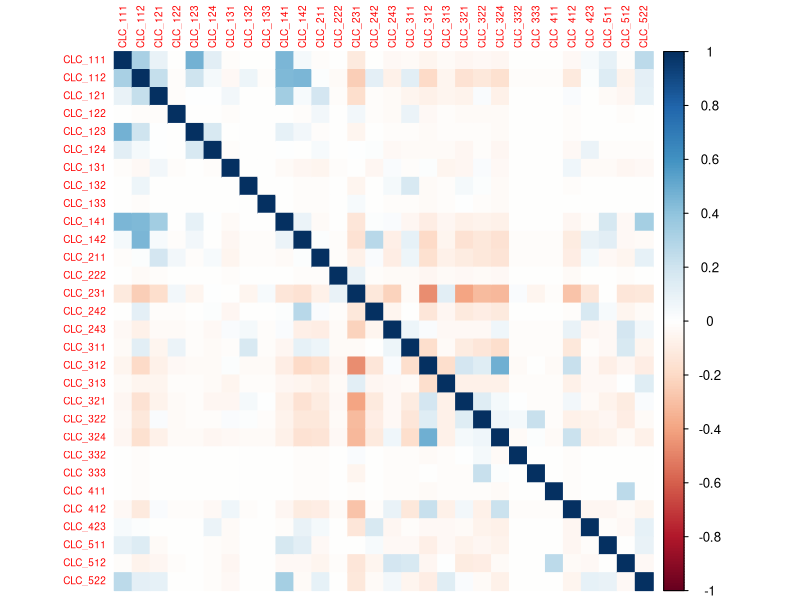
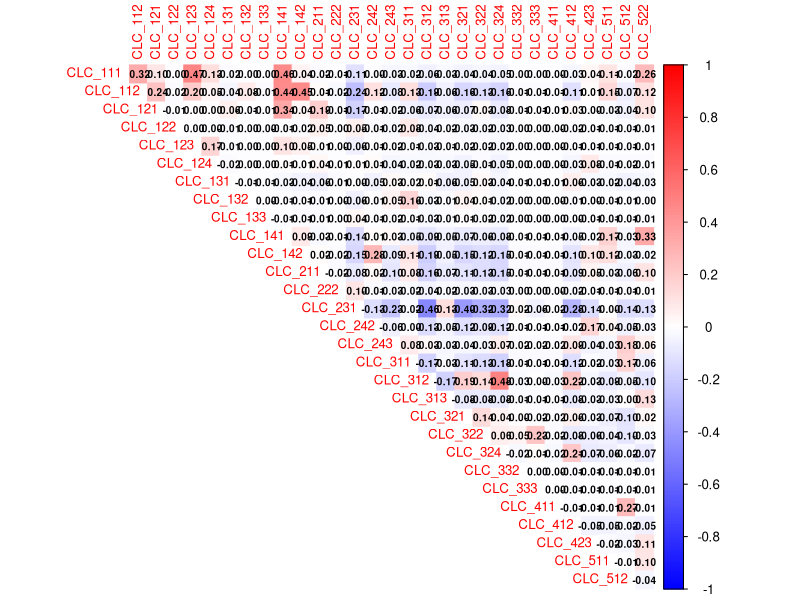
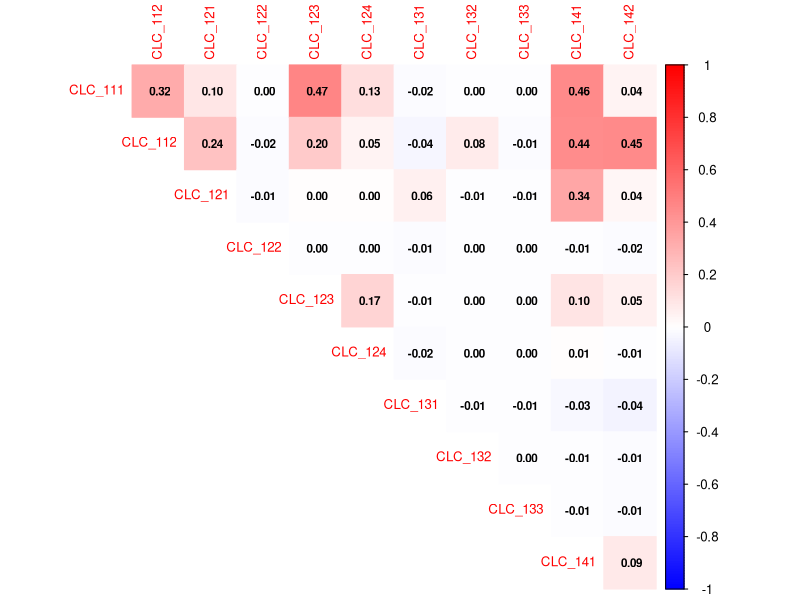
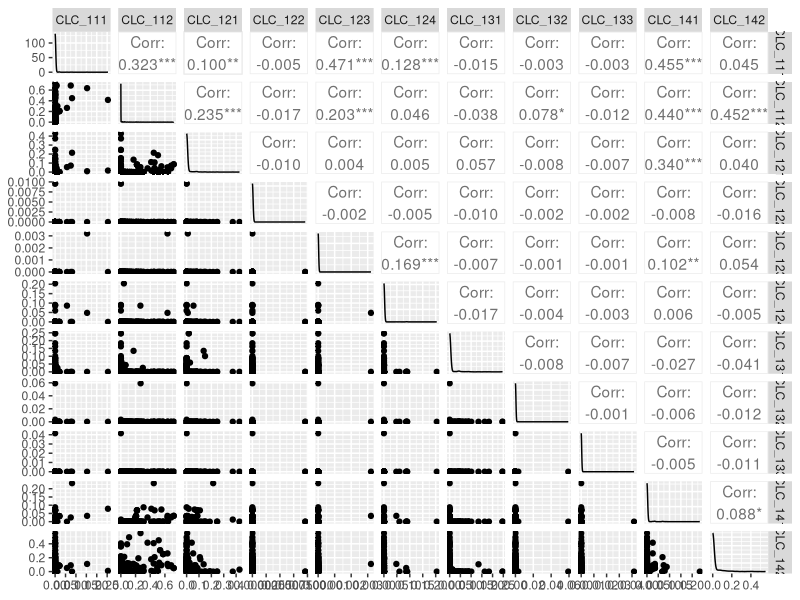
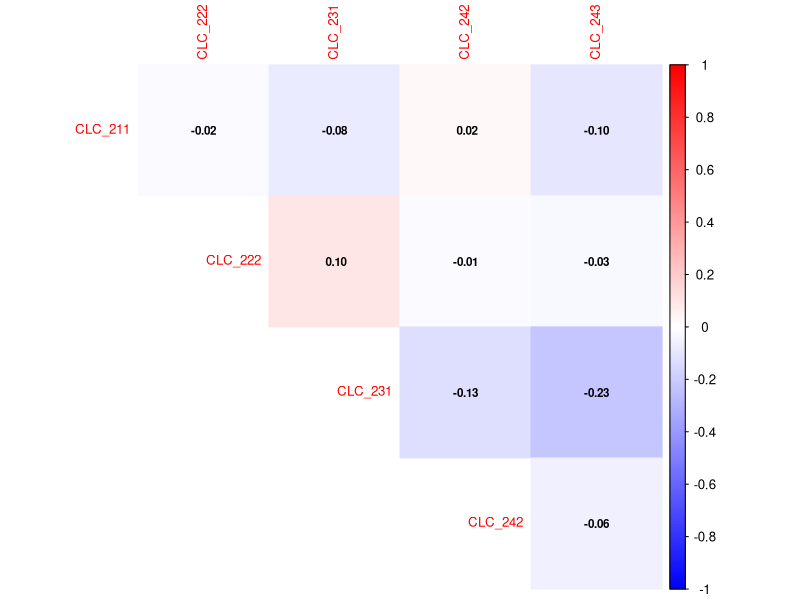
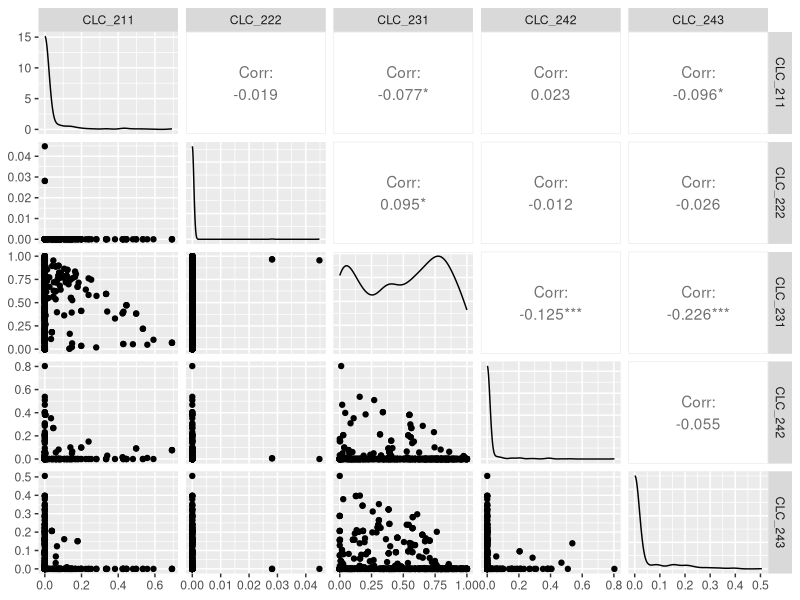
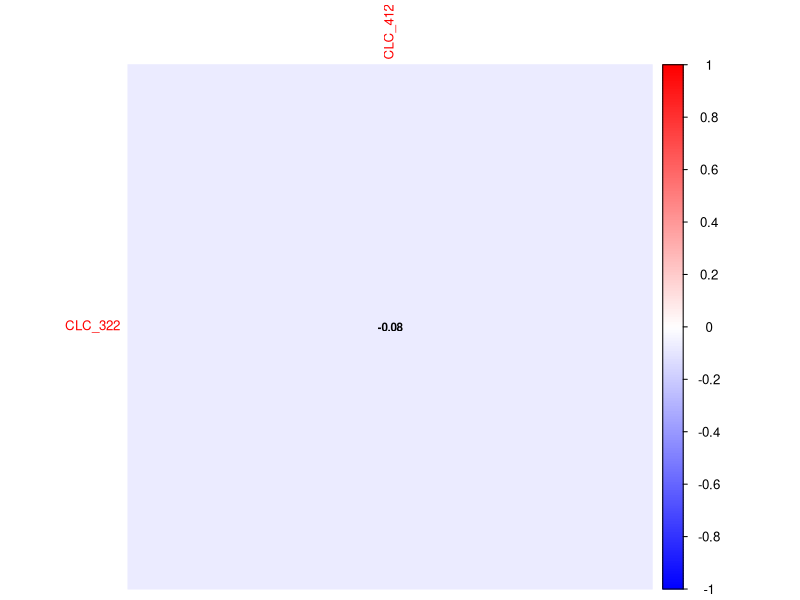
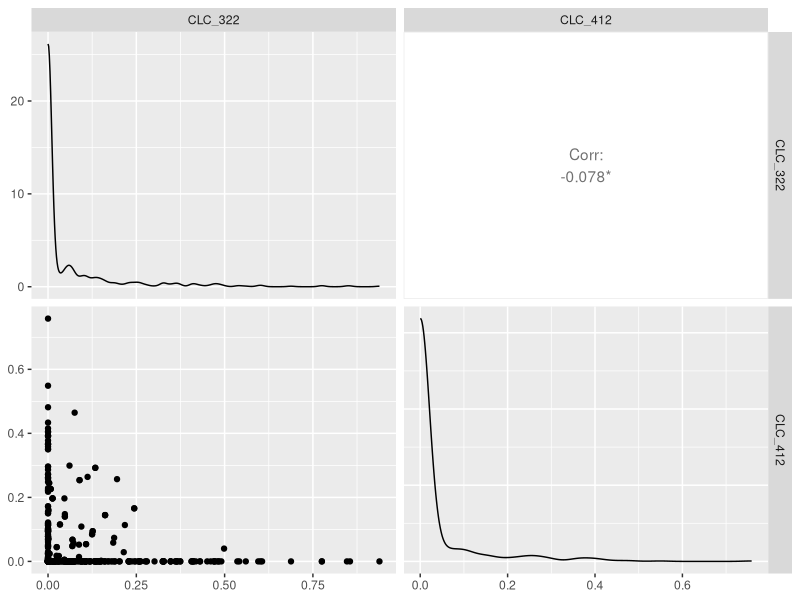

Recreate these plots in R, in order. (Note: this script raises an error after producing the figures.)
siteCovs5km  <- read.csv("1.data/1.2.processed/lcm_df_5km_buffer_3035.csv")
colnames(siteCovs5km)
siteCovs <- siteCovs5km

library(GGally)
library(corrplot)

# List of your CLC variable names
clc_vars <- c("CLC_111", "CLC_112", "CLC_121", "CLC_122", "CLC_123", "CLC_124", 
              "CLC_131", "CLC_132", "CLC_133", "CLC_141", "CLC_142", "CLC_211", 
              "CLC_222", "CLC_231", "CLC_242", "CLC_243", "CLC_311", "CLC_312", 
              "CLC_313", "CLC_321", "CLC_322", "CLC_324", "CLC_332", "CLC_333", 
              "CLC_411", "CLC_412", "CLC_423", "CLC_511", "CLC_512", "CLC_522")
names(clc_vars)
# Subset the data frame to include only these variables
clc_data <- siteCovs5km[ , clc_vars]

cor_matrix <- cor(clc_data, use = "complete.obs", method = "pearson")


# Plot the correlation matrix
corrplot(cor_matrix, method = "color", tl.cex = 0.6)

# Plot with numbers and color
corrplot(cor_matrix,
         method = "color",        # Use color shading
         type = "upper",          # Show only upper triangle
         addCoef.col = "black",   # Add correlation coefficients in black
         tl.cex = 0.8,            # Text label size
         number.cex = 0.6,        # Coefficient number size
         col = colorRampPalette(c("blue", "white", "red"))(200),
         diag = FALSE)            # Hide the diagonal

# Save the correlation plot to a file
        png("correlation_plot.png", width = 800, height = 600)
        corrplot(cor_matrix,
                 method = "color",        # Use color shading
                 type = "upper",          # Show only upper triangle
                 addCoef.col = "black",   # Add correlation coefficients in black
                 tl.cex = 0.8,            # Text label size
                 number.cex = 0.6,        # Coefficient number size
                 col = colorRampPalette(c("blue", "white", "red"))(200),
                 diag = FALSE)            # Hide the diagonal
        dev.off()

###############################################################################
#urban 

#  Define only CLC_1xx variables
clc_1xx_vars <- c("CLC_111", "CLC_112", "CLC_121", "CLC_122", "CLC_123",
                  "CLC_124", "CLC_131", "CLC_132", "CLC_133", "CLC_141", "CLC_142")

# Subset  data
clc_1xx_data <- siteCovs5km[, clc_1xx_vars]

# Compute correlation matrix
clc_1xx_cor <- cor(clc_1xx_data, use = "complete.obs", method = "pearson")

# Plot the correlation matrix 
corrplot(clc_1xx_cor,
         method = "color",
         type = "upper",
         addCoef.col = "black",
         tl.cex = 0.8,
         number.cex = 0.7,
         col = colorRampPalette(c("blue", "white", "red"))(200),
         diag = FALSE)


# Create a pairwise scatterplot matrix
ggpairs(clc_1xx_data,
        upper = list(continuous = "cor"),    # Show correlation in upper
        lower = list(continuous = "points"), # Show scatterplots in lower
        diag = list(continuous = "densityDiag")) # Density plots on diagonal

######################################################################################
#agri 
# Define only CLC_2xx variables (agri)
clc_2xx_vars <- c("CLC_211", "CLC_222", "CLC_231", "CLC_242", "CLC_243")

# Subset data
clc_2xx_data <- siteCovs5km[, clc_2xx_vars]

# Compute correlation matrix
clc_2xx_cor <- cor(clc_2xx_data, use = "complete.obs", method = "pearson")

# Plot the correlation matrix
corrplot(clc_2xx_cor,
         method = "color",
         type = "upper",
         addCoef.col = "black",
         tl.cex = 0.8,
         number.cex = 0.7,
         col = colorRampPalette(c("blue", "white", "red"))(200),
         diag = FALSE)

# Create a pairwise scatterplot matrix
ggpairs(clc_2xx_data,
        upper = list(continuous = "cor"),
        lower = list(continuous = "points"),
        diag = list(continuous = "densityDiag"))

#######################################################################################
#forest
# Define only CLC_3xx variables (forest amd peat bog)
clc_3xx_vars <- c("CLC_311", "CLC_312", "CLC_313", "CLC_321", "CLC_322",
                  "CLC_324", "CLC_332", "CLC_333" , "CLC_412")

clc_3xx_vars <- c("CLC_322", "CLC_412")
# Subset data
clc_3xx_data <- siteCovs5km[, clc_3xx_vars]

# Compute correlation matrix
clc_3xx_cor <- cor(clc_3xx_data, use = "complete.obs", method = "pearson")

# Plot the correlation matrix
corrplot(clc_3xx_cor,
         method = "color",
         type = "upper",
         addCoef.col = "black",
         tl.cex = 0.8,
         number.cex = 0.7,
         col = colorRampPalette(c("blue", "white", "red"))(200),
         diag = FALSE)

# Create a pairwise scatterplot matrix
ggpairs(clc_3xx_data,
        upper = list(continuous = "cor"),
        lower = list(continuous = "points"),
        diag = list(continuous = "densityDiag"))

siteCovs$conifer <- siteCovs$CLC_312
siteCovs$morepeat <- rowSums(siteCovs[, c("CLC_322", "CLC_412")], na.rm = TRUE)

#######################################################################################
# Load required package
library(dplyr)

# Import additional data
allirelandgrid <- read.csv("1.data/1.3.processedinarc/compiled10km.csv")

# Display the first few rows
View(allirelandgrid)


# Rename columns that start with "X" to start with "CLC_"
allirelandgrid <- allirelandgrid %>%
  rename_with(.cols = starts_with("X"),
              .fn = ~ paste0("CLC_", sub("^X", "", .)))

allirelandgrid$x <- allirelandgrid$CLC_x


colnames(allirelandgrid)
 # Define the columns to keep
cols_to_keep <- c(
  "gridid", "CLC_321", "CLC_412", "CLC_231", "CLC_242", "CLC_322",
  "CLC_423", "CLC_243", "CLC_333", "CLC_331", "CLC_142", "CLC_522", "CLC_512",
  "CLC_112", "CLC_324", "CLC_312", "CLC_124", "CLC_421", "CLC_121", "CLC_131",
  "CLC_311", "CLC_332", "CLC_313", "CLC_411", "CLC_211", "CLC_334", "CLC_511",
  "CLC_141", "CLC_111", "CLC_132", "CLC_133", "CLC_122", "CLC_123", "CLC_521",
  "CLC_222", "total", "CLC_x", "CLC_xcood", "ycood"
)

# Subset the dataframe to include only those columns
allirelandgrid <- allirelandgrid[, cols_to_keep]
View(allirelandgrid)

# List of your CLC variable names
clc_vars_allireland <- c("CLC_111", "CLC_112", "CLC_121", "CLC_122", "CLC_123", "CLC_124", 
              "CLC_131", "CLC_132", "CLC_133", "CLC_141", "CLC_142", "CLC_211", 
              "CLC_222", "CLC_231", "CLC_242", "CLC_243", "CLC_311", "CLC_312", 
              "CLC_313", "CLC_321", "CLC_322", "CLC_324", "CLC_332", "CLC_333", 
              "CLC_411", "CLC_412", "CLC_423", "CLC_511", "CLC_512", "CLC_522")
names(clc_vars_allireland)
# Subset the data frame to include only these variables
clc_data <- allirelandgrid[ , clc_vars_allireland]

cor_matrix <- cor(clc_data, use = "complete.obs", method = "spearman")


# Plot the correlation matrix
corrplot(cor_matrix, method = "color", tl.cex = 0.6)

# Plot with numbers and color
corrplot(cor_matrix,
         method = "color",        # Use color shading
         type = "upper",          # Show only upper triangle
         addCoef.col = "black",   # Add correlation coefficients in black
         tl.cex = 0.8,            # Text label size
         number.cex = 0.6,        # Coefficient number size
         col = colorRampPalette(c("blue", "white", "red"))(200),
         diag = FALSE)            # Hide the diagonal

#################################################################################
#urban
#  Define only CLC_1xx variables
clc_1xx_vars_allireland <- c("CLC_111", "CLC_112", "CLC_121", "CLC_122", "CLC_123",
                  "CLC_124", "CLC_131", "CLC_132", "CLC_133", "CLC_141", "CLC_142")

# Subset  data
clc_1xx_data_allireland <- allirelandgrid[, clc_1xx_vars_allireland]

#compute correlation matrix   
clc_1xx_cor_allireland <- cor(clc_1xx_data_allireland, use = "complete.obs", method = "spearman")

# Plot the correlation matrix
corrplot(clc_1xx_cor_allireland,  
         method = "color",
         type = "upper",
         addCoef.col = "black",
         tl.cex = 0.8,
         number.cex = 0.7,
         col = colorRampPalette(c("blue", "white", "red"))(200),
         diag = FALSE)

# Create a pairwise scatterplot matrix
ggpairs(clc_1xx_data_allireland,
        upper = list(continuous = "cor"),    # Show correlation in upper
        lower = list(continuous = "points"), # Show scatterplots in lower
        diag = list(continuous = "densityDiag")) # Density plots on diagonal

#######################################################################################
#agri
# Define only CLC_2xx variables (agri)
clc_2xx_vars_allireland <- c("CLC_211", "CLC_222", "CLC_231", "CLC_242", "CLC_243")

# subset data
clc_2xx_data_allireland <- allirelandgrid[, clc_2xx_vars_allireland]

# Compute correlation matrix 
clc_2xx_cor_allireland <- cor(clc_2xx_data_allireland, use = "complete.obs", method = "pearson")

# Plot the correlation matrix
corrplot(clc_2xx_cor_allireland,
         method = "color",
         type = "upper",
         addCoef.col = "black",
         tl.cex = 0.8,
         number.cex = 0.7,
         col = colorRampPalette(c("blue", "white", "red"))(200),
         diag = FALSE)

# Create a pairwise scatterplot matrix
ggpairs(clc_2xx_data_allireland,
        upper = list(continuous = "cor"),
        lower = list(continuous = "points"),
        diag = list(continuous = "densityDiag"))

########################################################################################
#forest
# Define only CLC_3xx variables (forest and peat bog)
clc_3xx_vars_allireland <- c("CLC_311", "CLC_312", "CLC_313", "CLC_321", "CLC_322",
                  "CLC_324", "CLC_332", "CLC_333" , "CLC_412")

clc_3xx_vars_allireland <- c("CLC_322", "CLC_412")

# Subset data
clc_3xx_data_allireland <- allirelandgrid[, clc_3xx_vars_allireland]

# Compute correlation matrix
clc_3xx_cor_allireland <- cor(clc_3xx_data_allireland, use = "complete.obs", method = "pearson")

# Plot the correlation matrix
corrplot(clc_3xx_cor_allireland,
         method = "color",
         type = "upper",
         addCoef.col = "black",
         tl.cex = 0.8,
         number.cex = 0.7,
         col = colorRampPalette(c("blue", "white", "red"))(200),
         diag = FALSE)

# Create a pairwise scatterplot matrix
ggpairs(clc_3xx_data_allireland,
        upper = list(continuous = "cor"),
        lower = list(continuous = "points"),
        diag = list(continuous = "densityDiag"))

########################### 

cor(allirelandgrid$CLC_111, allirelandgrid$CLC_112, use = "complete.obs")
cor_value <- cor(allirelandgrid$CLC_111, allirelandgrid$CLC_112, use = "complete.obs")

ggplot(allirelandgrid, aes(x = CLC_111, y = CLC_112)) +
  geom_point(alpha = 0.5, color = "steelblue") +
  geom_smooth(method = "lm", se = FALSE, color = "darkred") +
   theme_minimal()

###################################################
# Select only CLC_ columns
clc_cols <- grep("^CLC_", colnames(allirelandgrid), value = TRUE)

# Sum each CLC column (ignoring NAs)
clc_totals <- colSums(allirelandgrid[ , clc_cols], na.rm = TRUE)

# Convert to a data frame for a neat table
clc_totals_df <- data.frame(Cover_Type = names(clc_totals),
                            Total = clc_totals)

# View the table
View(clc_totals_df)
##############################################################################################
# create new df of mean, min, max and Df of each clc type 
colnames(allirelandgrid)

# List of your specified column names
cols_to_summarise_CLC <- c("X231", "X243", "X312", "X324", "X412", "X512", "X111", "X112",
                       "X121", "X142", "X311", "X313", "X321", "X322", "X332", "X333",
                       "X122", "X211", "X242", "X421", "X423", "X522", "X131", "X411",
                       "X331", "X521", "X133", "X511", "X334", "X124", "X141", "X222",
                       "X132", "X123")

# Compute summary statistics using sapply
CLC_summary_all_ireland <- t(sapply(allirelandgrid[, cols_to_summarise_CLC], function(x) {
  c(Sum = sum(x, na.rm = TRUE),
    Mean = mean(x, na.rm = TRUE),
    SD = sd(x, na.rm = TRUE),
    Min = min(x, na.rm = TRUE),
    Max = max(x, na.rm = TRUE))
}))

# Convert to data frame and round for readability
CLC_summary_all_ireland <- as.data.frame(round(CLC_summary_all_ireland,10))

# Print the summary table
View(CLC_summary_all_ireland)
